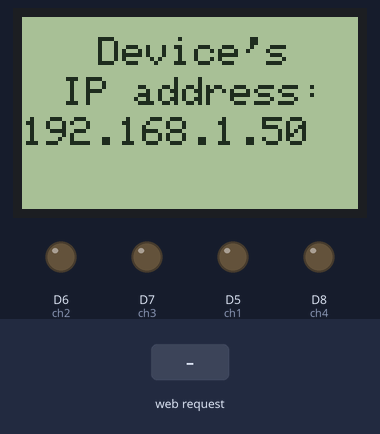
The sketch below on a simulated ESP8266 (NodeMCU). On the bench: 84×48 one-colour display, output pins drawn as LEDs (lit = HIGH). The test bench sets the inputs (shaded band). WiFi joins after 1.5 s; servers stay silent unless stated; what the sketch prints to the serial monitor is not drawn.

Above: at 2.7 s.
2.8 s: HTTP request GET /ch1=ON received
At 4.0 s:
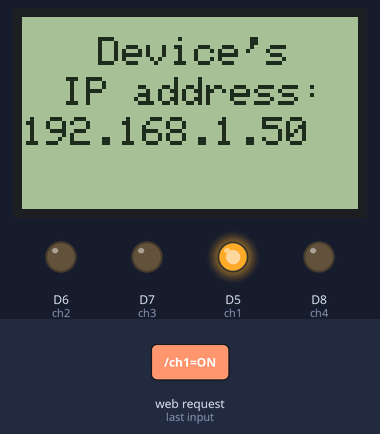
4.3 s: HTTP request GET /ch2=ON received
At 5.1 s:
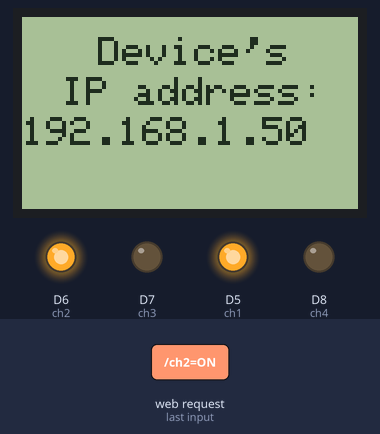
5.8 s: HTTP request GET /ch1=OFF received
At 6.2 s:
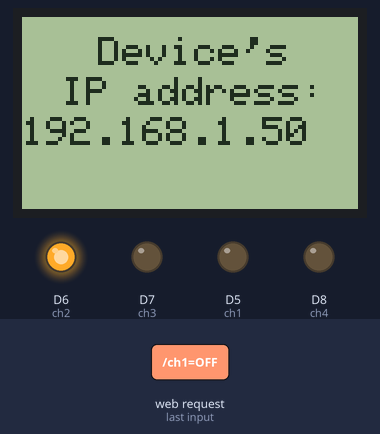
7.3 s: HTTP request GET /ch3=ON received
At 8.5 s:
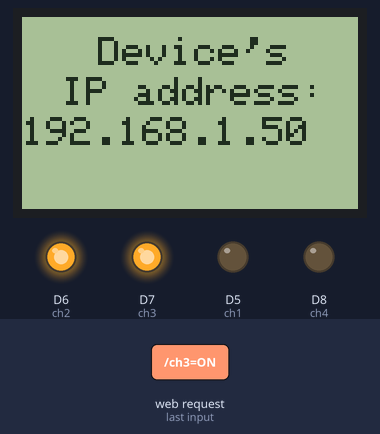
8.8 s: HTTP request GET /ch2=OFF received
At 9.7 s:
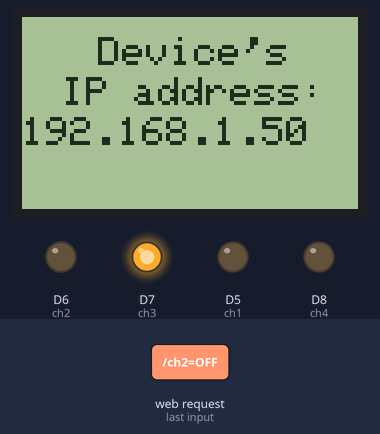
10.3 s: HTTP request GET /ch4=ON received
At 10.9 s:
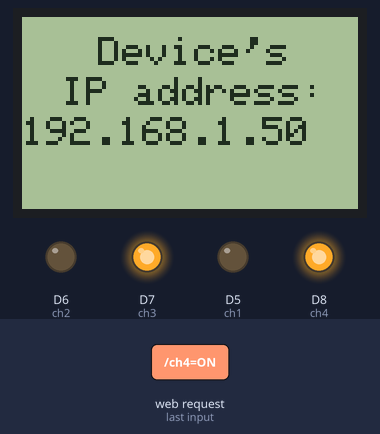
Timing chart, 0 to 12.8 s (numbered marks = the images above; inputs shaded):
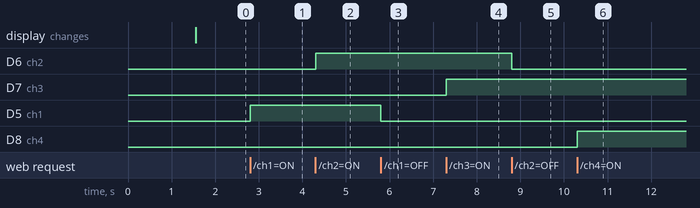

Measured:
- after the input at 2.8 s, D5 (ch1): LOW → HIGH at once
- after the input at 4.3 s, D6 (ch2): LOW → HIGH at once
- after the input at 5.8 s, D5 (ch1): HIGH → LOW at once
- after the input at 7.3 s, D7 (ch3): LOW → HIGH at once
- after the input at 8.8 s, D6 (ch2): HIGH → LOW at once
- after the input at 10.3 s, D8 (ch4): LOW → HIGH at once

The sketch:

ESP8266-based_Wi-Fi_switch_with_display_Subtle_web_int.ino
```cpp
// ESP8266-based 4 channel Wi-Fi switch with display (Subtle web interface)
// Developed by Maxim Bortnikov
// For more information and for the circuit of this device visit: https://github.com/Northstrix/ESP8266-based-4-channel-Wi-Fi-switch-with-display
// Button template was designed by Chance Squires. You can find it here: https://codepen.io/chancesq/pen/bGpGVzj
#include <ESP8266WiFi.h>       // Include ESP8266WiFi library
#include <SPI.h>               // Include SPI library
#include <Adafruit_GFX.h>      // Include Adafruit graphics library
#include <Adafruit_PCD8544.h>  // Include Adafruit PCD8544 (Nokia 5110) library
Adafruit_PCD8544 display = Adafruit_PCD8544(D4, D3, D2, D1, D0);
const char* ssid     = "Blackberry";  // Your SSID (Network's name)
const char* password = "seasidehills99"; // Password from your network
int ch1 = 14; // pin D5
int ch2 = 12; // pin D6
int ch3 = 13; // pin D7
int ch4 = 15; // pin D8
WiFiServer server(80);
void setup(){
  display.begin();          // Initialise the display
  display.setContrast(60);  // Set the contrast
  display.setRotation(0);   // Set the orientation
  display.clearDisplay();   // Clear the screen (In case something was in it)
  display.setTextSize(1);   // Set the text size
  display.setTextColor(BLACK); // Set the text color
  display.setCursor(10,8);
  display.println("Connecting");
  display.setCursor(22,18);
  display.println("to the");
  display.setCursor(5,28);
  display.println("Access Point");
  display.display();       // Display the text
  pinMode(ch1, OUTPUT); // Setting all 4 pins as OUTPUTS
  digitalWrite(ch1, LOW); // Setting 0 to all 4 pins
  pinMode(ch2, OUTPUT);
  digitalWrite(ch2, LOW);
  pinMode(ch3, OUTPUT);
  digitalWrite(ch3, LOW);
  pinMode(ch4, OUTPUT);
  digitalWrite(ch4, LOW);
  Serial.begin(115200); // Baudrate
  Serial.print("Connecting to the Newtork"); // This all will be displayed in the Serial Monitor
  WiFi.begin(ssid, password);
  while (WiFi.status() != WL_CONNECTED)
  {
    delay(500);
    Serial.print(".");
  }
  Serial.println("WiFi connected");
  server.begin(); // Starting the server
  Serial.println("Server started");
  Serial.print("IP Address of network: ");
  Serial.println(WiFi.localIP()); // Display device's IP address in serial monitor
  Serial.println("/");
  display.clearDisplay();
  display.setTextSize(1);
  display.setTextColor(BLACK);
  display.setCursor(19,5);
  display.println("Device's");
  display.setCursor(10,15);
  display.println("IP address:");
  display.setCursor(0,25);
  display.println(WiFi.localIP()); // Display device's IP address on display
  display.display();
}


void loop(){

  WiFiClient client = server.available();
  if (!client)
  {
    return;
  }
  Serial.println("Waiting for new client");
  while(!client.available())
  {
    delay(1);
  }
  String request = client.readStringUntil('\r');
  Serial.println(request);
  client.flush();
  int c1 = LOW;
  int c2 = LOW;
  int c3 = LOW;
  int c4 = LOW;

    if(request.indexOf("/ch1=ON") != -1)

  {
    digitalWrite(ch1, HIGH); // Turn ch1 ON
    c1 = HIGH;
  }
  if(request.indexOf("/ch1=OFF") != -1)
  {
    digitalWrite(ch1, LOW); // Turn ch1 OFF
    c1 = LOW;
  }
    if(request.indexOf("/ch2=ON") != -1)

  {
    digitalWrite(ch2, HIGH); // Turn ch2 ON
    c2 = HIGH;
  }
  if(request.indexOf("/ch2=OFF") != -1)
  {
    digitalWrite(ch2, LOW); // Turn ch2 OFF
    c2 = LOW;
  }
      if(request.indexOf("/ch3=ON") != -1)

  {
    digitalWrite(ch3, HIGH); // Turn ch3 ON
    c3 = HIGH;
  }
  if(request.indexOf("/ch3=OFF") != -1)
  {
    digitalWrite(ch3, LOW); // Turn ch3 OFF
    c3 = LOW;
  }
      if(request.indexOf("/ch4=ON") != -1)

  {
    digitalWrite(ch4, HIGH); // Turn ch4 ON
    c4 = HIGH;
  }
  if(request.indexOf("/ch4=OFF") != -1)
  {
    digitalWrite(ch4, LOW); // Turn ch4 OFF
    c4 = LOW;
  }

  client.println("HTTP/1.1 200 OK");
  client.println("Content-Type: text/html"); // All below is a web page code written in HTML
  client.println("");
  client.println("<!DOCTYPE html>\n"
"<html>\n"
"  <head>\n"
"    <style>\n"
"      * {\n"
"\tmargin: 0;\n"
"\tpadding: 0;\n"
"\tbox-sizing: border-box;\n"
"}\n"
"\n"
"body {\n"
"  \theight: 100vh;\n"
"\toverflow: hidden;\n"
"  font-family: Segoe UI,Frutiger,Frutiger Linotype,Dejavu Sans,Helvetica Neue,Arial,sans-serif; \n"
"\tdisplay: flex;\n"
"\talign-items: top;\n"
"  margin-top: 15px;\n"
"\tjustify-content: center;\n"
"\tbackground-color: #89d8d3;\n"
"\tbackground-image: linear-gradient(315deg, #89d8d3 0%, #03c8a8 74%);\n"
"}\n"
"\n"
".noselect {\n"
"  -webkit-touch-callout: none;\n"
"    -webkit-user-select: none;\n"
"     -khtml-user-select: none;\n"
"       -moz-user-select: none;\n"
"        -ms-user-select: none;\n"
"            user-select: none;\n"
"\t\t-webkit-tap-highlight-color: transparent;\n"
"}\n"
"h4 {\n"
"  text-align: center;\n"
"  color: #FFF;\n"
"  letter-spacing: 0.05em;\n"
"  font-size: 1em;\n"
"  margin: 0 0 1em;\n"
"}\n"
"\n"
"h41 {\n"
"  text-align: center;\n"
"  color: #FFF;\n"
"  letter-spacing: 0.05em;\n"
"  font-size: 0.7em;\n"
"  margin: 0 0 1em;\n"
"}\n"
"\n"
"button {\n"
"\twidth: 150px;\n"
"\theight: 50px;\n"
"\tcursor: pointer;\n"
"\tborder: none;\n"
"  margin-left: 5px;\n"
"  margin-right: 5px;\n"
"  margin-bottom: 10px;\n"
"\tfont-family: Segoe UI,Frutiger,Frutiger Linotype,Dejavu Sans,Helvetica Neue,Arial,sans-serif; \n"
"\tcolor: rgba(255,255,255,0.8);\n"
"\tfont-size: 24px;\n"
"\tborder-radius: 5px;\n"
"\tbackground: rgba(0,0,0,0.1);\n"
"\tbox-shadow: inset 0 10px 10px rgba(255,255,255,0.1), inset 0 -10px 10px rgba(0,0,0,0.1);\n"
"\ttransition: 1s;\n"
"}\n"
"\n"
"button:hover {\n"
"\t\tbox-shadow: inset 0 -10px 10px rgba(255,255,255,0.1), inset 0 10px 10px rgba(0,0,0,0.1);\n"
"}\n"
"\n"
"button:focus {\n"
"\toutline: none;\n"
"}\n"
"    </style>\n"
"    <meta charset=\"utf-8\">\n"
"    <meta name=\"viewport\" content=\"width=device-width\">\n"
"    <title>ESP8266-based 4 channel Wi-Fi switch</title>\n"
"      </head>\n"
"  <body>\n"
"    <table style=\"margin-left:auto;margin-right:auto;text-align:center;max-width: 320px\";>\n"
"  <tr>\n"
"    <th colspan=\"2\"><h4>ESP8266-based 4 channel Wi-Fi switch</h4></th>\n"
"  </tr>\n"
"  <tr>\n"
"    <td colspan=\"2\"><h4>Developed by Maxim Bortnikov</h4></td>\n"
"  </tr>\n"
"   <tr>\n"
"    <td colspan=\"2\"><h4>Channel 1</h4></td>\n"
"  </tr>\n"
"     <tr>\n"
"    <td><a href=\"/ch1=ON\"\"><button class=\"noselect\"><h4>ON</h4></button></a></td>\n"
"    <td><a href=\"/ch1=OFF\"\"><button class=\"noselect\"><h4>OFF</h4></button></a></td>\n"
"      <tr>\n"
"     <tr>\n"
"    <td colspan=\"2\"><h4>Channel 2</h4></td>\n"
"  </tr>\n"
"     <tr>\n"
"    <td><a href=\"/ch2=ON\"\"><button class=\"noselect\"><h4>ON</h4></button></a></td>\n"
"    <td><a href=\"/ch2=OFF\"\"><button class=\"noselect\"><h4>OFF</h4></button></a></td>\n"
"      <tr>\n"
"      <td colspan=\"2\"><h4>Channel 3</h4></td>\n"
"     <tr>\n"
"    <td><a href=\"/ch3=ON\"\"><button class=\"noselect\"><h4>ON</h4></button></a></td>\n"
"    <td><a href=\"/ch3=OFF\"\"><button class=\"noselect\"><h4>OFF</h4></button></a></td>\n"
"      <tr>\n"
"     <tr>\n"
"    <td colspan=\"2\"><h4>Channel 4</h4></td>\n"
"  </tr>\n"
"     <tr>\n"
"    <td><a href=\"/ch4=ON\"\"><button class=\"noselect\"><h4>ON</h4></button></a></td>\n"
"    <td><a href=\"/ch4=OFF\"\"><button class=\"noselect\"><h4>OFF</h4></button></a></td>\n"
"      <tr>\n"
"    <td colspan=\"2\"><h41>For more information visit: https://github.com/Northstrix/ESP8266-based-4-channel-Wi-Fi-switch-with-display</h41></td>\n"
"  </tr>\n"
"  </tr>\n"
"</table>\n"
"  </body>\n"
"</html>");
  delay(1);
  Serial.println("Client disonnected");
  Serial.println("");

}
```
